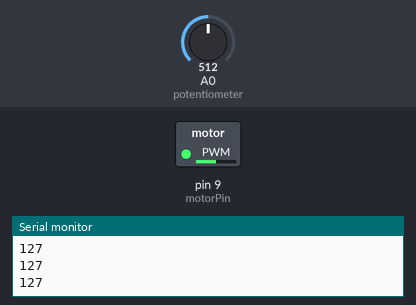
A sketch run on a simulated Arduino Uno, built with avr-gcc and run on an emulated ATmega328P. Shown: switched loads named in the sketch (green lamp = pin HIGH), the last lines printed to the serial monitor. The test bench sets the inputs (shaded band); at power-on: A0 (potentiometer) = 512.

Above: at 1.2 s.
1.3 s: A0 (potentiometer) set to 716
At 2.5 s:
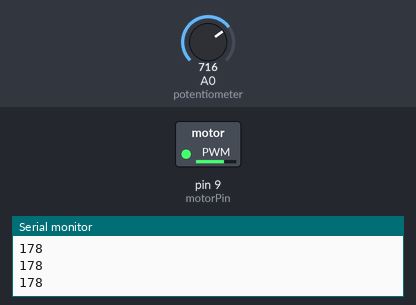
2.8 s: A0 (potentiometer) set to 900
At 3.9 s:
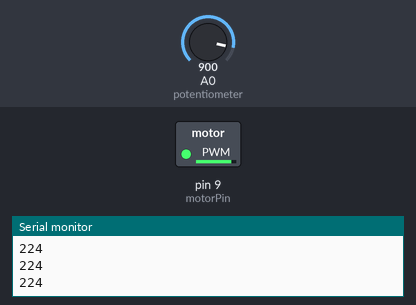
4.3 s: A0 (potentiometer) set to 122
At 4.9 s:
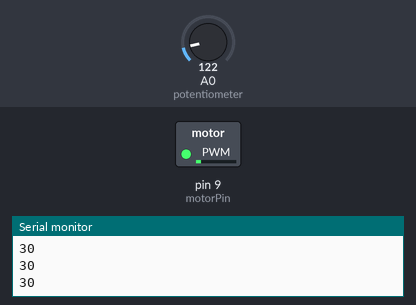
5.8 s: A0 (potentiometer) set to 0
At 6.1 s:
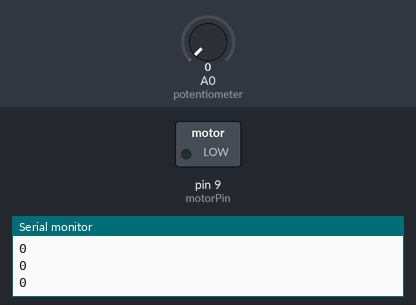
7.3 s: A0 (potentiometer) set to 511
At 8.4 s:
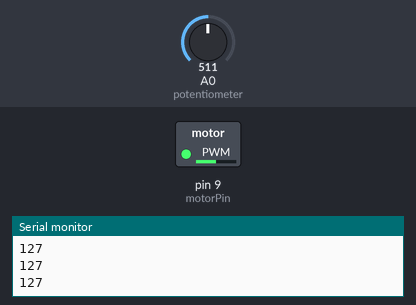
Timing chart, 0 to 9.8 s (numbered marks = the images above; inputs shaded):
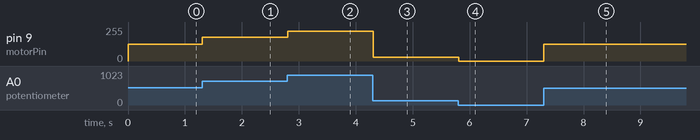

The sketch:

Actuators.ino
```cpp
//Code for the DC motor that drives the strip through the light sensor
int motorPin = 9;

void setup() {

 Serial.begin(9600);
 pinMode(motorPin, OUTPUT);
}
void loop() {

 int speed = map(analogRead(A0), 0, 1023, 0, 255); //map potentiometer to 0 to 255
 Serial.println(speed);

 analogWrite(motorPin, speed);
}
```

Measured:
- after the input at 1.3 s, pin 9 (motorPin): 127/255 → 178/255 at once
- after the input at 2.8 s, pin 9 (motorPin): 178/255 → 224/255 at once
- after the input at 4.3 s, pin 9 (motorPin): 224/255 → 30/255 at once
- after the input at 5.8 s, pin 9 (motorPin): 30/255 → 0/255 at once
- after the input at 7.3 s, pin 9 (motorPin): 0/255 → 127/255 at once
